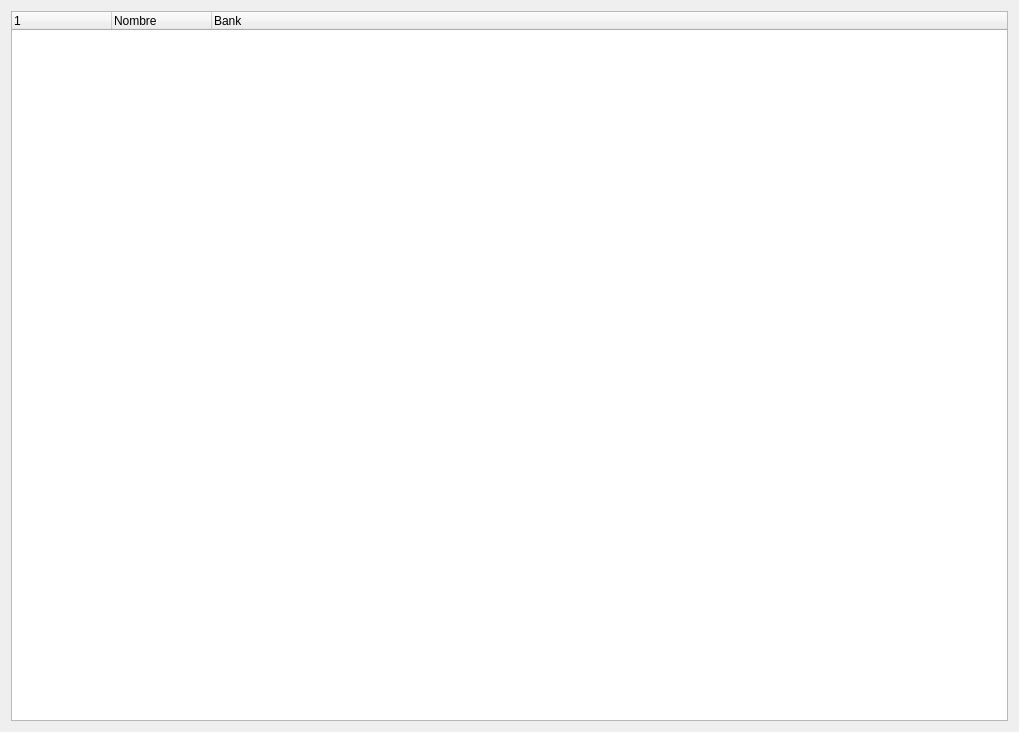
<?xml version="1.0" encoding="UTF-8"?>
<ui version="4.0">
 <class>Form</class>
 <widget class="QWidget" name="Form">
  <property name="geometry">
   <rect>
    <x>0</x>
    <y>0</y>
    <width>1019</width>
    <height>732</height>
   </rect>
  </property>
  <property name="windowTitle">
   <string>Form</string>
  </property>
  <layout class="QVBoxLayout" name="verticalLayout">
   <item>
    <widget class="QTreeWidget" name="treeWidget">
     <column>
      <property name="text">
       <string/>
      </property>
     </column>
     <column>
      <property name="text">
       <string>Nombre</string>
      </property>
     </column>
     <column>
      <property name="text">
       <string>Bank</string>
      </property>
     </column>
    </widget>
   </item>
  </layout>
 </widget>
 <resources/>
 <connections/>
</ui>
